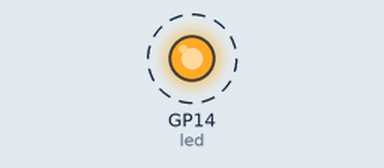
The program below on a simulated Raspberry Pi Pico running CircuitPython. Parts: output pins drawn as LEDs (lit = HIGH). Dashed ring = blinking.

Above: at 0.2 s.
Timing chart, 0 to 3.0 s (numbered marks = the images above):
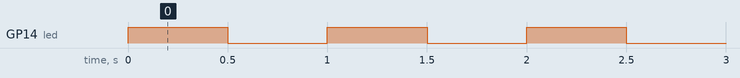

The program:

flash-led-circuit-python.py
```python
import board
import digitalio
import time

ledPin = board.GP14
delay = 0.5
led = digitalio.DigitalInOut(ledPin)
led.direction = digitalio.Direction.OUTPUT

while True:
    led.value = True
    time.sleep(delay)
    led.value = False
    time.sleep(delay)
```

Measured:
- by itself, GP14 (led): alternates HIGH for 0.50 s and LOW for 0.50 s
